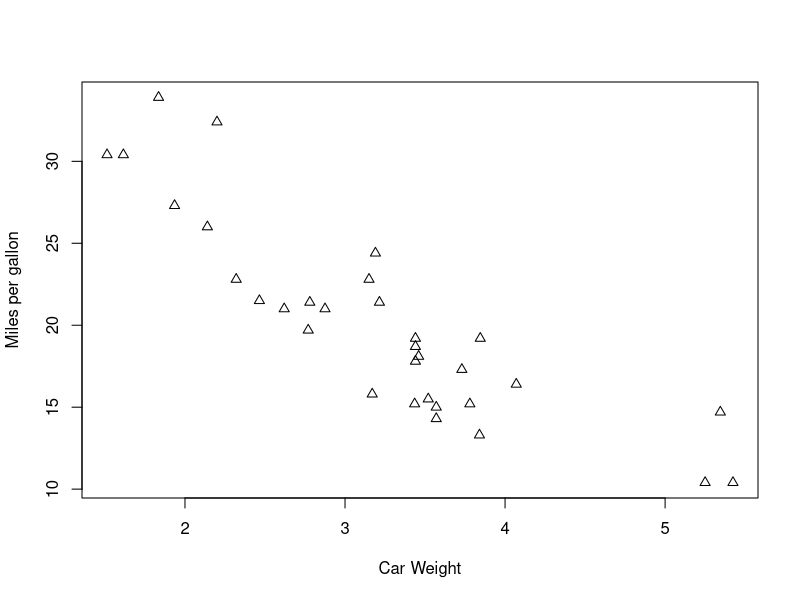

Source code (R): (Note: this script raises an error after producing the figure.)
data("mtcars")
str(mtcars)

###Plotting examples in R
plot(mtcars$wt, mtcars$mpg,
     xlab = "Car Weight",
     ylab = "Miles per gallon",
     font.lab = 6,
     pch = 2)

#ggplotexample with built in data
ggplot(mtcars, aes(x = wt, y = mpg))+ 
  geom_point() + 
  geom_smooth(method = lm, se = FALSE) +
  xlab("Weight(tons)")+
  ylab("Miles per gallon")

###GGPlot2##
#Present within the package tidyverse.
#cheatsheet_Posit

library(ggplot2)
ggplot()

ggplot(mtcars, aes(x = wt, y = mpg)) +
  geom_smooth(method = lm, se = FALSE, color = "blue") +
  geom_point(aes(size = hp, color = hp))+
   xlab("Weight")+
  ylab("Miles per gallon") +
  scale_color_gradient(low = "green", high = "black")+
  scale_x_log10()+
  scale_y_continuous(labels= scales::percent)

#ggplot with categorical X and Numeric Y variables
bull.richness <- read.csv("Bull_richness.csv")
str(bull.richness)

#Boxplot Using ggplot
ggplot(bull.richness, aes(x = GrowthStage, y = richness, fill = Fungicide))+
  geom_boxplot()+
  geom_point(position = position_jitterdodge())+
  scale_fill_manual(values = c("orange", "blue"))

#bargraph Using ggplot with Se bars
ggplot(bull.richness, aes(x = GrowthStage, y = richness, fill = Fungicide)) +
  stat_summary(fun = mean, geom = "bar", position = "dodge") +
  stat_summary(fun.data = mean_se, geom = "errorbar", position = "dodge")

#Line graph  
ggplot(bull.richness, aes(x = GrowthStage, y = richness, group = Fungicide, color = Fungicide)) +
   stat_summary(fun = mean, geom = "line") +
  stat_summary(fun.data = mean_se, geom = "errorbar")

#Facetting- splitting of the data
ggplot(bull.richness, aes(x = GrowthStage, y = richness, group = Fungicide, color = Fungicide)) +
  stat_summary(fun = mean, geom = "line") +
  stat_summary(fun.data = mean_se, geom = "errorbar") +
  facet_wrap(~Treatment*Crop, scales = "free")



